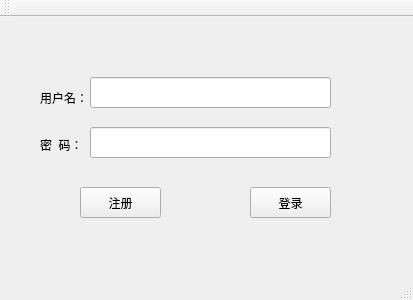
<?xml version="1.0" encoding="UTF-8"?>
<ui version="4.0">
 <class>TcpClient</class>
 <widget class="QMainWindow" name="TcpClient">
  <property name="geometry">
   <rect>
    <x>0</x>
    <y>0</y>
    <width>413</width>
    <height>300</height>
   </rect>
  </property>
  <property name="windowTitle">
   <string>TcpClient</string>
  </property>
  <widget class="QWidget" name="centralWidget">
   <widget class="QLabel" name="label">
    <property name="geometry">
     <rect>
      <x>40</x>
      <y>70</y>
      <width>54</width>
      <height>21</height>
     </rect>
    </property>
    <property name="text">
     <string>用户名：</string>
    </property>
   </widget>
   <widget class="QLabel" name="label_2">
    <property name="geometry">
     <rect>
      <x>40</x>
      <y>120</y>
      <width>54</width>
      <height>16</height>
     </rect>
    </property>
    <property name="text">
     <string>密  码：</string>
    </property>
   </widget>
   <widget class="QLineEdit" name="userLineEdit">
    <property name="geometry">
     <rect>
      <x>90</x>
      <y>60</y>
      <width>241</width>
      <height>31</height>
     </rect>
    </property>
   </widget>
   <widget class="QLineEdit" name="passwordLineEdit">
    <property name="geometry">
     <rect>
      <x>90</x>
      <y>110</y>
      <width>241</width>
      <height>31</height>
     </rect>
    </property>
   </widget>
   <widget class="QPushButton" name="signBtn">
    <property name="geometry">
     <rect>
      <x>80</x>
      <y>170</y>
      <width>81</width>
      <height>31</height>
     </rect>
    </property>
    <property name="text">
     <string>注册</string>
    </property>
   </widget>
   <widget class="QPushButton" name="sendBtn">
    <property name="geometry">
     <rect>
      <x>250</x>
      <y>170</y>
      <width>81</width>
      <height>31</height>
     </rect>
    </property>
    <property name="text">
     <string>登录</string>
    </property>
   </widget>
  </widget>
  <widget class="QMenuBar" name="menuBar">
   <property name="geometry">
    <rect>
     <x>0</x>
     <y>0</y>
     <width>413</width>
     <height>36</height>
    </rect>
   </property>
  </widget>
  <widget class="QToolBar" name="mainToolBar">
   <attribute name="toolBarArea">
    <enum>TopToolBarArea</enum>
   </attribute>
   <attribute name="toolBarBreak">
    <bool>false</bool>
   </attribute>
  </widget>
  <widget class="QStatusBar" name="statusBar"/>
 </widget>
 <layoutdefault spacing="6" margin="11"/>
 <resources/>
 <connections/>
</ui>
